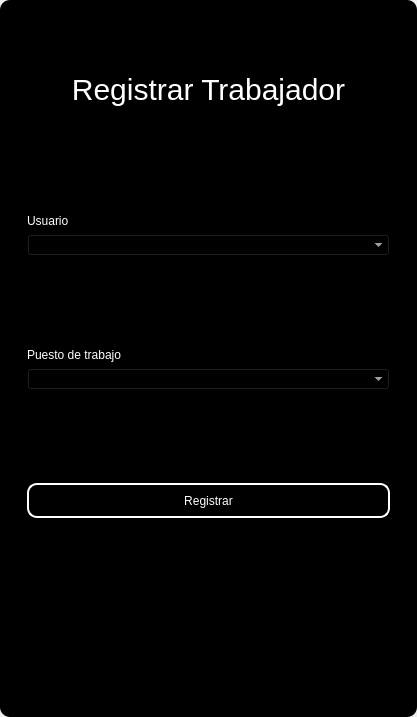
<?xml version="1.0" encoding="UTF-8"?>
<ui version="4.0">
 <class>MainWindow</class>
 <widget class="QMainWindow" name="MainWindow">
  <property name="geometry">
   <rect>
    <x>0</x>
    <y>0</y>
    <width>417</width>
    <height>717</height>
   </rect>
  </property>
  <property name="windowTitle">
   <string>MainWindow</string>
  </property>
  <property name="styleSheet">
   <string notr="true"/>
  </property>
  <widget class="QWidget" name="centralwidget">
   <property name="styleSheet">
    <string notr="true"/>
   </property>
   <layout class="QVBoxLayout" name="verticalLayout">
    <property name="spacing">
     <number>0</number>
    </property>
    <property name="leftMargin">
     <number>0</number>
    </property>
    <property name="topMargin">
     <number>0</number>
    </property>
    <property name="rightMargin">
     <number>0</number>
    </property>
    <property name="bottomMargin">
     <number>0</number>
    </property>
    <item>
     <widget class="QFrame" name="frame">
      <property name="enabled">
       <bool>true</bool>
      </property>
      <property name="styleSheet">
       <string notr="true">QFrame {
	border-radius:10px;
	
	background-color: rgb(0, 0, 0);
 }
</string>
      </property>
      <property name="frameShape">
       <enum>QFrame::StyledPanel</enum>
      </property>
      <property name="frameShadow">
       <enum>QFrame::Raised</enum>
      </property>
      <layout class="QVBoxLayout" name="verticalLayout_2">
       <item>
        <widget class="QFrame" name="frame_superior">
         <property name="minimumSize">
          <size>
           <width>0</width>
           <height>40</height>
          </size>
         </property>
         <property name="maximumSize">
          <size>
           <width>16777215</width>
           <height>40</height>
          </size>
         </property>
         <property name="styleSheet">
          <string notr="true">QPushButton{
border-radius:18px;
}

QPushButton:hover{
	background-color: rgb(0, 0, 0);
}
</string>
         </property>
         <property name="frameShape">
          <enum>QFrame::StyledPanel</enum>
         </property>
         <property name="frameShadow">
          <enum>QFrame::Raised</enum>
         </property>
         <layout class="QHBoxLayout" name="horizontalLayout_3">
          <property name="spacing">
           <number>4</number>
          </property>
          <property name="leftMargin">
           <number>0</number>
          </property>
          <property name="topMargin">
           <number>0</number>
          </property>
          <property name="rightMargin">
           <number>0</number>
          </property>
          <property name="bottomMargin">
           <number>0</number>
          </property>
          <item>
           <widget class="QPushButton" name="btn_icon">
            <property name="text">
             <string/>
            </property>
            <property name="iconSize">
             <size>
              <width>40</width>
              <height>40</height>
             </size>
            </property>
           </widget>
          </item>
          <item>
           <spacer name="horizontalSpacer_2">
            <property name="orientation">
             <enum>Qt::Horizontal</enum>
            </property>
            <property name="sizeHint" stdset="0">
             <size>
              <width>443</width>
              <height>20</height>
             </size>
            </property>
           </spacer>
          </item>
          <item>
           <widget class="QPushButton" name="bt_minimizar">
            <property name="minimumSize">
             <size>
              <width>38</width>
              <height>38</height>
             </size>
            </property>
            <property name="maximumSize">
             <size>
              <width>38</width>
              <height>38</height>
             </size>
            </property>
            <property name="cursor">
             <cursorShape>PointingHandCursor</cursorShape>
            </property>
            <property name="text">
             <string/>
            </property>
            <property name="icon">
             <iconset>
              <normaloff>image/minus.svg</normaloff>image/minus.svg</iconset>
            </property>
            <property name="iconSize">
             <size>
              <width>38</width>
              <height>38</height>
             </size>
            </property>
           </widget>
          </item>
          <item>
           <widget class="QPushButton" name="bt_maximizar">
            <property name="minimumSize">
             <size>
              <width>38</width>
              <height>38</height>
             </size>
            </property>
            <property name="maximumSize">
             <size>
              <width>38</width>
              <height>38</height>
             </size>
            </property>
            <property name="cursor">
             <cursorShape>PointingHandCursor</cursorShape>
            </property>
            <property name="text">
             <string/>
            </property>
            <property name="icon">
             <iconset>
              <normaloff>image/chevron-up.svg</normaloff>image/chevron-up.svg</iconset>
            </property>
            <property name="iconSize">
             <size>
              <width>38</width>
              <height>38</height>
             </size>
            </property>
           </widget>
          </item>
          <item>
           <widget class="QPushButton" name="bt_restaurar">
            <property name="minimumSize">
             <size>
              <width>38</width>
              <height>38</height>
             </size>
            </property>
            <property name="maximumSize">
             <size>
              <width>38</width>
              <height>38</height>
             </size>
            </property>
            <property name="cursor">
             <cursorShape>PointingHandCursor</cursorShape>
            </property>
            <property name="text">
             <string/>
            </property>
            <property name="icon">
             <iconset>
              <normaloff>image/chevron-down.svg</normaloff>image/chevron-down.svg</iconset>
            </property>
            <property name="iconSize">
             <size>
              <width>38</width>
              <height>38</height>
             </size>
            </property>
           </widget>
          </item>
          <item>
           <widget class="QPushButton" name="bt_cerrar">
            <property name="minimumSize">
             <size>
              <width>38</width>
              <height>38</height>
             </size>
            </property>
            <property name="maximumSize">
             <size>
              <width>38</width>
              <height>38</height>
             </size>
            </property>
            <property name="cursor">
             <cursorShape>PointingHandCursor</cursorShape>
            </property>
            <property name="text">
             <string/>
            </property>
            <property name="icon">
             <iconset>
              <normaloff>image/x.svg</normaloff>image/x.svg</iconset>
            </property>
            <property name="iconSize">
             <size>
              <width>38</width>
              <height>38</height>
             </size>
            </property>
           </widget>
          </item>
         </layout>
        </widget>
       </item>
       <item>
        <widget class="QFrame" name="frame_3">
         <property name="styleSheet">
          <string notr="true">QLabel {
	color: rgb(255, 255, 254);
	font: 12pt &quot;Arial&quot;;
	background-color: rgba(0, 0, 0,0);
}

QTextEdit{
background-color: rgba(0, 0, 0,0);
border-radius:10px; 
font: 12pt &quot;Arial&quot;;
color: rgb(255, 255, 254);
border: 2px solid  rgb(255, 255, 255);

}

QTextEdit:hover{
background-color: rgba(0, 0, 0,0);
border-radius:10px; 
font: 12pt &quot;Arial&quot;;
border: 2px solid  rgb(120, 0, 171);
}

QTextEdit:focus{
background-color: rgb(0, 0, 0);
border-radius:10px; 
font: 12pt &quot;Arial&quot;;
border: 2px solid rgb(120, 0, 171);
}

QLineEdit{
background-color: rgba(0, 0, 0,0);
border-radius:10px; 
font: 12pt &quot;Arial&quot;;
color: rgb(255, 255, 254);
border: 2px solid  rgb(255, 255, 255);

}

QLineEdit:hover{
background-color: rgba(0, 0, 0,0);
border-radius:10px; 
font: 12pt &quot;Arial&quot;;
border: 2px solid  rgb(120, 0, 171);
}

QLineEdit:focus{
background-color: rgb(0, 0, 0);
border-radius:10px; 
font: 12pt &quot;Arial&quot;;
border: 2px solid rgb(120, 0, 171);
}

QCheckBox{
	font: 12pt &quot;Arial&quot;;
	color: rgb(255, 255, 255);
}

QCheckBox::indicator {
    width: 18px;
    height:18px;
}

QCheckBox::indicator:unchecked {
   background-image: url(image/square.svg);
}

QCheckBox::indicator:checked {
   background-image: url(image/check-square.svg);
}

QPushButton{
border-radius:10px; 
font: 12pt &quot;Arial&quot;;
color: rgb(255, 255, 254);
border: 2px solid #ffffff;
}

QPushButton:hover{
border-radius:10px; 
font: 12pt &quot;Arial&quot;;
color: rgb(255, 255, 255);
border: 2px solid rgb(120, 0, 171);
	background-color: rgb(120, 0, 171);
}
</string>
         </property>
         <property name="frameShape">
          <enum>QFrame::StyledPanel</enum>
         </property>
         <property name="frameShadow">
          <enum>QFrame::Raised</enum>
         </property>
         <layout class="QHBoxLayout" name="horizontalLayout_4">
          <item>
           <layout class="QVBoxLayout" name="verticalLayout_4">
            <property name="spacing">
             <number>5</number>
            </property>
            <property name="rightMargin">
             <number>0</number>
            </property>
            <property name="bottomMargin">
             <number>0</number>
            </property>
            <item>
             <widget class="QLabel" name="label_3">
              <property name="minimumSize">
               <size>
                <width>100</width>
                <height>50</height>
               </size>
              </property>
              <property name="styleSheet">
               <string notr="true">font-size: 30px;
color: rgb(255, 255, 255);</string>
              </property>
              <property name="text">
               <string>Registrar Trabajador</string>
              </property>
              <property name="alignment">
               <set>Qt::AlignCenter</set>
              </property>
             </widget>
            </item>
            <item>
             <widget class="QFrame" name="frame_4">
              <property name="maximumSize">
               <size>
                <width>400</width>
                <height>700</height>
               </size>
              </property>
              <property name="styleSheet">
               <string notr="true">QLabel {
	color: rgb(255, 255, 254);
	font: 12pt &quot;Arial&quot;;
	background-color: rgba(0, 0, 0,0);
}

QTextEdit{
background-color: rgba(0, 0, 0,0);
border-radius:10px; 
font: 12pt &quot;Arial&quot;;
color: rgb(255, 255, 254);
border: 2px solid  rgb(255, 255, 255);

}

QTextEdit:hover{
background-color: rgba(0, 0, 0,0);
border-radius:10px; 
font: 12pt &quot;Arial&quot;;
border: 2px solid  rgb(120, 0, 171);
}

QTextEdit:focus{
background-color: rgb(0, 0, 0);
border-radius:10px; 
font: 12pt &quot;Arial&quot;;
border: 2px solid rgb(120, 0, 171);
}

QLineEdit{
background-color: rgba(0, 0, 0,0);
border-radius:10px; 
font: 12pt &quot;Arial&quot;;
color: rgb(255, 255, 254);
border: 2px solid  rgb(255, 255, 255);

}

QLineEdit:hover{
background-color: rgba(0, 0, 0,0);
border-radius:10px; 
font: 12pt &quot;Arial&quot;;
border: 2px solid  rgb(120, 0, 171);
}

QLineEdit:focus{
background-color: rgb(0, 0, 0);
border-radius:10px; 
font: 12pt &quot;Arial&quot;;
border: 2px solid rgb(120, 0, 171);
}

QCheckBox{
	font: 12pt &quot;Arial&quot;;
	color: rgb(255, 255, 255);
}

QCheckBox::indicator {
    width: 18px;
    height:18px;
}

QCheckBox::indicator:unchecked {
   background-image: url(image/square.svg);
}

QCheckBox::indicator:checked {
   background-image: url(image/check-square.svg);
}

QPushButton{
border-radius:10px; 
font: 12pt &quot;Arial&quot;;
color: rgb(255, 255, 254);
border: 2px solid #ffffff;
}

QPushButton:hover{
border-radius:10px; 
font: 12pt &quot;Arial&quot;;
color: rgb(255, 255, 255);
border: 2px solid rgb(120, 0, 171);
	background-color: rgb(120, 0, 171);
}
</string>
              </property>
              <property name="frameShape">
               <enum>QFrame::StyledPanel</enum>
              </property>
              <property name="frameShadow">
               <enum>QFrame::Raised</enum>
              </property>
              <layout class="QVBoxLayout" name="verticalLayout_3">
               <property name="leftMargin">
                <number>9</number>
               </property>
               <property name="topMargin">
                <number>9</number>
               </property>
               <property name="rightMargin">
                <number>9</number>
               </property>
               <property name="bottomMargin">
                <number>9</number>
               </property>
               <item>
                <spacer name="verticalSpacer_3">
                 <property name="orientation">
                  <enum>Qt::Vertical</enum>
                 </property>
                 <property name="sizeHint" stdset="0">
                  <size>
                   <width>20</width>
                   <height>40</height>
                  </size>
                 </property>
                </spacer>
               </item>
               <item>
                <widget class="QLabel" name="label_4">
                 <property name="text">
                  <string>Usuario</string>
                 </property>
                </widget>
               </item>
               <item>
                <widget class="QComboBox" name="comboboxuser">
                 <property name="styleSheet">
                  <string notr="true">background-color: rgb(0, 0, 0);
color: rgb(255, 255, 255);</string>
                 </property>
                </widget>
               </item>
               <item>
                <spacer name="verticalSpacer_4">
                 <property name="orientation">
                  <enum>Qt::Vertical</enum>
                 </property>
                 <property name="sizeHint" stdset="0">
                  <size>
                   <width>20</width>
                   <height>40</height>
                  </size>
                 </property>
                </spacer>
               </item>
               <item>
                <widget class="QLabel" name="label_8">
                 <property name="text">
                  <string>Puesto de trabajo</string>
                 </property>
                </widget>
               </item>
               <item>
                <widget class="QComboBox" name="job_combobox">
                 <property name="styleSheet">
                  <string notr="true">background-color: rgb(0, 0, 0);
color: rgb(255, 255, 255);</string>
                 </property>
                </widget>
               </item>
               <item>
                <spacer name="verticalSpacer">
                 <property name="orientation">
                  <enum>Qt::Vertical</enum>
                 </property>
                 <property name="sizeHint" stdset="0">
                  <size>
                   <width>20</width>
                   <height>40</height>
                  </size>
                 </property>
                </spacer>
               </item>
               <item>
                <widget class="QPushButton" name="btn_add">
                 <property name="minimumSize">
                  <size>
                   <width>0</width>
                   <height>35</height>
                  </size>
                 </property>
                 <property name="cursor">
                  <cursorShape>PointingHandCursor</cursorShape>
                 </property>
                 <property name="text">
                  <string>Registrar</string>
                 </property>
                </widget>
               </item>
               <item>
                <spacer name="verticalSpacer_7">
                 <property name="orientation">
                  <enum>Qt::Vertical</enum>
                 </property>
                 <property name="sizeHint" stdset="0">
                  <size>
                   <width>20</width>
                   <height>40</height>
                  </size>
                 </property>
                </spacer>
               </item>
               <item>
                <spacer name="verticalSpacer_8">
                 <property name="orientation">
                  <enum>Qt::Vertical</enum>
                 </property>
                 <property name="sizeHint" stdset="0">
                  <size>
                   <width>20</width>
                   <height>40</height>
                  </size>
                 </property>
                </spacer>
               </item>
              </layout>
             </widget>
            </item>
           </layout>
          </item>
         </layout>
        </widget>
       </item>
      </layout>
     </widget>
    </item>
   </layout>
  </widget>
 </widget>
 <resources/>
 <connections/>
</ui>
